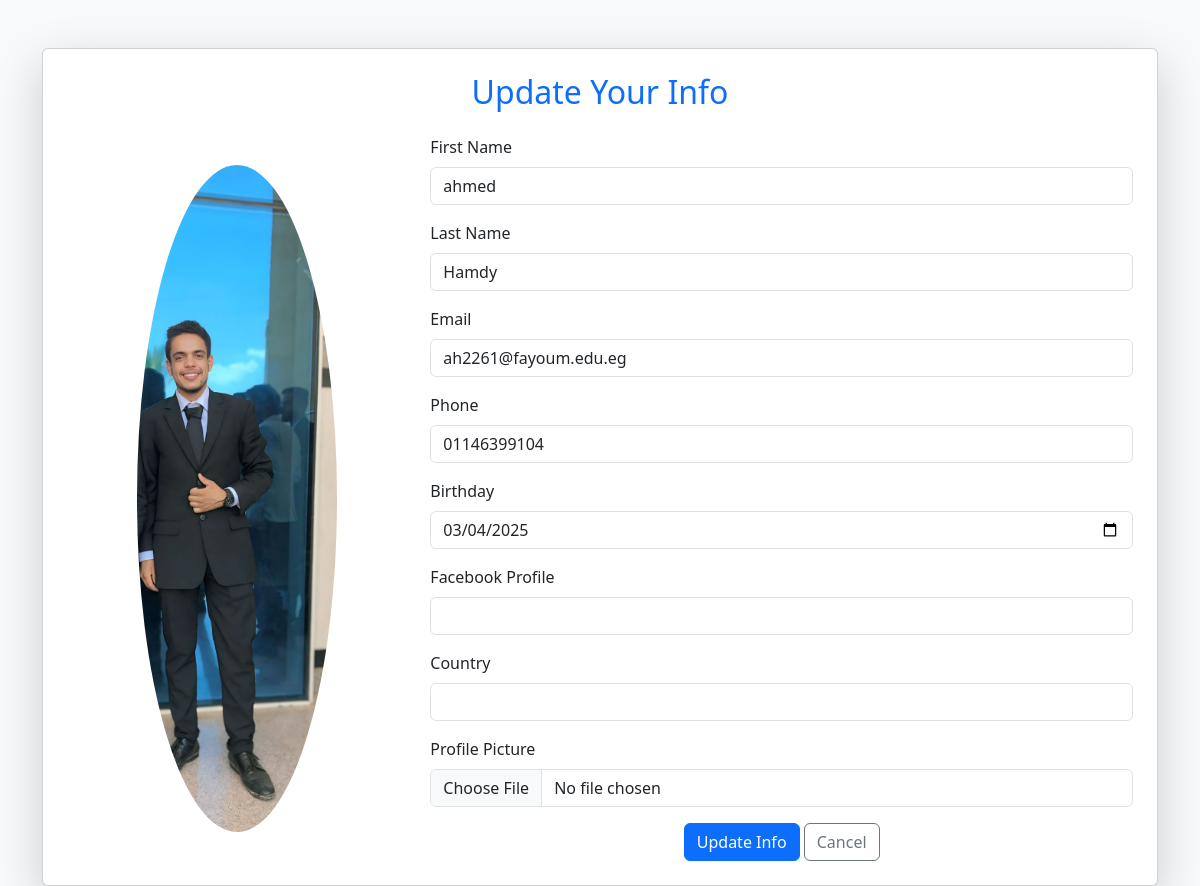
Screenshot of /profile/profile/2/update/ with the database file from the repository.
### homepage/models.py (models this page shows, shortened)
class User (models.Model):
    firist_name = models.CharField(max_length=100)
    last_name = models.CharField(max_length=100)
    email = models.EmailField(max_length=100)
    password = models.CharField(max_length=100)
    phone = models.CharField(max_length=100)
    image = models.FileField(upload_to='static/images/')
    birthday = models.DateField(null=True, blank=True)
    facebook = models.URLField(max_length=100, null=True, blank=True)
    contury = models.CharField(max_length=100, null=True, blank=True)

### user_profile/views.py (the view, shortened to what this page needs)
# urls.py: path('profile/<int:user_id>/update/', update_profile, name='update_profile'),
def update_profile(request, user_id):
    user = get_object_or_404(User, id=user_id)
    return render(request, 'user_profile/update_profile.html', {'user': user})

### templates/user_profile/update_profile.html (shortened to what this page needs)
<!DOCTYPE html>
<html lang="en">
<head>
    <link href="https://cdn.jsdelivr.net/npm/bootstrap@5.3.0/dist/css/bootstrap.min.css" rel="stylesheet">
</head>
<body class="bg-light">
    <div class="container mt-5">
        <div class="card shadow-lg p-4">
            <div class="text-center">
                <h2 class="mb-4 text-primary">Update Your Info</h2>
            </div>
            <div class="row g-4 align-items-center">
                <div class="col-md-4 text-center">
                    {% if user.image %}
                        <img src="{{ user.image.url }}" alt="Profile Picture" class="img-fluid rounded-circle" width="200">
                    {% else %}
                        <img src="https://via.placeholder.com/200" alt="Profile Picture" class="img-fluid rounded-circle">
                    {% endif %}
                </div>
                <div class="col-md-8">
                    <form action="" method="post" enctype="multipart/form-data">
                        <div class="mb-3">
                            <label for="first_name" class="form-label">First Name</label>
                            <input type="text" id="first_name" name="first_name" class="form-control" value="{{ user.firist_name }}" required>
                        </div>
                        <div class="mb-3">
                            <label for="last_name" class="form-label">Last Name</label>
                            <input type="text" id="last_name" name="last_name" class="form-control" value="{{ user.last_name }}" required>
                        </div>
                        <div class="mb-3">
                            <label for="email" class="form-label">Email</label>
                            <input type="email" id="email" name="email" class="form-control" value="{{ user.email }}" readonly>
                        </div>
                        <div class="mb-3">
                            <label for="phone" class="form-label">Phone</label>
                            <input type="text" id="phone" name="phone" class="form-control" value="{{ user.phone }}">
                        </div>
                        <div class="mb-3">
                            <label for="birthday" class="form-label">Birthday</label>
                            <input type="date" id="birthday" name="birthday" class="form-control"  value="{{ user.birthday|default_if_none:''|date:'Y-m-d' }}">
                        </div>
                        <div class="mb-3">
                            <label for="facebook" class="form-label">Facebook Profile</label>
                            <input type="url" id="facebook" name="facebook" class="form-control" value="{{ user.facebook|default_if_none:'' }}">
                        </div>
                        <div class="mb-3">
                            <label for="country" class="form-label">Country</label>
                            <input type="text" id="country" name="country" class="form-control" value="{{ user.contury|default_if_none:'' }}">
                        </div>
                        <div class="mb-3">
                            <label for="image" class="form-label">Profile Picture</label>
                            <input type="file" id="image" name="image" class="form-control">
                        </div>
                        <div class="text-center">
                            <button type="submit" class="btn btn-primary">Update Info</button>
                            <a href="/" class="btn btn-outline-secondary">Cancel</a>
                        </div>
                    </form>
                </div>
            </div>
        </div>
    </div>
</body>
</html>

### rows the page displays
User: image (picture), first_name "ahmed", last_name "Hamdy", email "ah2261@fayoum.edu.eg", phone "01146399104", birthday "03/04/2025"
